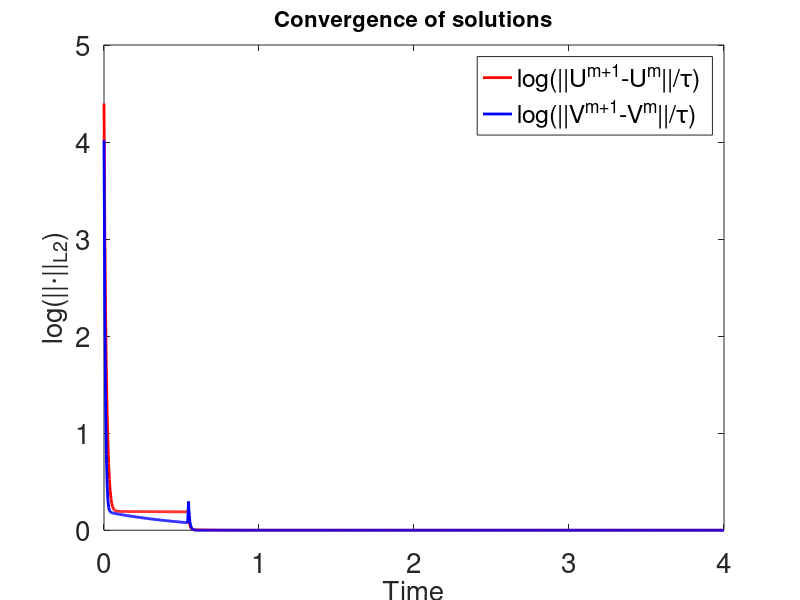

Here is the MATLAB script that generated this plot:
%% This script solves schnakenberg reaction kinetics on a fixed square.
% Wakil Sarfaraz   30/11/15

tic
clear all; close all; clc;
xmax = 1;
tm = 4;
dt = .005;
M = tm/dt;
du = .1;
dv = .1;
a = .1;
b = 1.2;
gam = 1;
eps = .25;
N =64; 
X = linspace(0,xmax,N+1);
T = linspace(0,tm,M+1); 
[x, y] = meshgrid(X,X);                        
x =x(:);  
y =y(:);  
NNODES = (N+1)^2;
U = zeros(NNODES,1);
V = zeros(NNODES,1); 
NTRI = 2*N^2;  
LNODES = zeros(NTRI,3); 
for i = 1:N
    for j = 1: N
        LNODES(i+2*(j-1)*N,1) = i+(j-1)*(N+1);
        LNODES(i+2*(j-1)*N,2) = i+j*(N+1);  
        LNODES(i+2*(j-1)*N,3) = (i+1)+(j-1)*(N+1); 
        
        LNODES(i+N+2*(j-1)*N,1) = i+1+j*(N+1); 
        LNODES(i+N+2*(j-1)*N,2) = (i+1)+(j-1)*(N+1);
        LNODES(i+N+2*(j-1)*N,3) = i+j*(N+1);
                                   
    end
end
for i = 1 : NNODES
    
        U(i) = a + b +0.05*(cos(6*pi*(x(i)))*cos(6*pi*y(i)));
    V(i) = b/(a+b)^2+0.05*(cos(6*pi*x(i))*cos(6*pi*x(i)));
% 
%     U(i) = a + b +0.001*(cos(4*pi*(x(i)))*cos(4*pi*y(i)));
%     V(i) = b/(a+b)^2+0.001*(cos(4*pi*x(i))*cos(4*pi*x(i)));

% U(i) = 0.919145 + 0.0016*cos(4*pi*(x(i)+y(i)))+0.01*(cos(1*pi*x(i))+...
%     cos(2*pi*x(i))+cos(3*pi*x(i))+cos(4*pi*x(i))+cos(5*pi*x(i))+...
%     cos(6*pi*x(i))+cos(7*pi*x(i))+cos(8*pi*x(i)));
% V(i) = 0.937903 + 0.0016*cos(4*pi*(x(i)+y(i)))+0.01*(cos(1*pi*x(i))+...
%     cos(2*pi*x(i))+cos(3*pi*x(i))+cos(4*pi*x(i))+cos(5*pi*x(i))+...
%     cos(6*pi*x(i))+cos(7*pi*x(i))+cos(8*pi*x(i)));

% U(i) = a + b + 0.0016*cos(6*pi*(x(i)+y(i)))+.001*(cos(1*pi*x(i))+...
%     cos(2*pi*x(i))+cos(3*pi*x(i))+cos(4*pi*x(i))+cos(5*pi*x(i))+...
%     cos(6*pi*x(i))+cos(7*pi*x(i))+cos(8*pi*x(i)));
% V(i) = b/(a+b)^2 + 0.0016*cos(6*pi*(x(i)+y(i)))+.001*(cos(1*pi*x(i))+...
%     cos(2*pi*x(i))+cos(3*pi*x(i))+cos(4*pi*x(i))+cos(5*pi*x(i))+...
%     cos(6*pi*x(i))+cos(7*pi*x(i))+cos(8*pi*x(i)));

end
SPSM = sparse(NNODES, NNODES);
SPMM = sparse(NNODES, NNODES);
SPC = sparse(NNODES,NNODES);
SPD =sparse (NNODES,NNODES);

A = zeros(NNODES,1);


RHSU = zeros(NNODES,1);         
RHSV = zeros(NNODES,1);

for n = 1: NTRI
    r1 = [x(LNODES(n,1)) y(LNODES(n,1))];
    r2 = [x(LNODES(n,2)) y(LNODES(n,2))];
    r3 = [x(LNODES(n,3)) y(LNODES(n,3))];
    J = [r2(1)-r1(1) r2(2)-r1(2); r3(1)-r1(1) r3(2)-r1(2)]; 
StiffL = (1/(2*det(J)))* [(r2-r3)*(r2-r3)' (r2-r3)*(r3-r1)' (r2-r3)*(r1-r2)';...
           (r2-r3)*(r3-r1)' (r3-r1)*(r3-r1)' (r3-r1)*(r1-r2)';...
           (r2-r3)*(r1-r2)' (r3-r1)*(r1-r2)' (r1-r2)*(r1-r2)'];
       ksi = [0 1/2]';
       eta = [0 1/2]';
       xx = [(1-ksi(1)-eta(1))*r1(1)+ksi(1)*r2(1)+eta(1)*r3(1) (1-ksi(2)-eta(2))*r1(1)+ksi(2)*r2(1)+eta(2)*r3(1)]';
       yy = [(1-ksi(1)-eta(1))*r1(2)+ksi(1)*r2(2)+eta(1)*r3(2) (1-ksi(2)-eta(2))*r1(2)+ksi(2)*r2(2)+eta(2)*r3(2)]';
 MassL = det(J)*[1/12 1/24 1/24; 1/24 1/12 1/24; 1/24 1/24 1/12];
 CL = det(J)/360*[12*U(LNODES(n,1))*V(LNODES(n,1))+3*(U(LNODES(n,1))*V(LNODES(n,2))+U(LNODES(n,2))*V(LNODES(n,1))+...
     U(LNODES(n,1))*V(LNODES(n,3))+U(LNODES(n,3))*V(LNODES(n,1)))+2*(U(LNODES(n,2))*V(LNODES(n,2))+U(LNODES(n,3))*V(LNODES(n,3)))+...
     U(LNODES(n,2))*V(LNODES(n,3))+U(LNODES(n,3))*V(LNODES(n,2)) 3*(U(LNODES(n,1))*V(LNODES(n,1))+U(LNODES(n,2))*V(LNODES(n,2)))+...
     2*(U(LNODES(n,1))*V(LNODES(n,2))+U(LNODES(n,2))*V(LNODES(n,1)))+V(LNODES(n,3))*(U(LNODES(n,1))+U(LNODES(n,2))+U(LNODES(n,3)))+...
     U(LNODES(n,3))*(V(LNODES(n,1))+V(LNODES(n,2))) 3*(U(LNODES(n,1))*V(LNODES(n,1))+U(LNODES(n,3))*V(LNODES(n,3)))+2*...
     (U(LNODES(n,1))*V(LNODES(n,3))+U(LNODES(n,3))*V(LNODES(n,1)))+V(LNODES(n,2))*(U(LNODES(n,1))+U(LNODES(n,2))+U(LNODES(n,3)))+...
     U(LNODES(n,2))*(V(LNODES(n,1))+V(LNODES(n,3))); 3*(U(LNODES(n,1))*V(LNODES(n,1))+U(LNODES(n,2))*V(LNODES(n,2)))+...
     2*(U(LNODES(n,1))*V(LNODES(n,2))+U(LNODES(n,2))*V(LNODES(n,1)))+V(LNODES(n,3))*(U(LNODES(n,1))+U(LNODES(n,2))+U(LNODES(n,3)))+...
     U(LNODES(n,3))*(V(LNODES(n,1))+V(LNODES(n,2))) 12*U(LNODES(n,2))*V(LNODES(n,2))+3*(U(LNODES(n,1))*V(LNODES(n,2))+U(LNODES(n,2))*V(LNODES(n,1))+...
     U(LNODES(n,2))*V(LNODES(n,3))+U(LNODES(n,3))*V(LNODES(n,2)))+2*(U(LNODES(n,1))*V(LNODES(n,1))+U(LNODES(n,3))*V(LNODES(n,3)))+...
     U(LNODES(n,1))*V(LNODES(n,3))+U(LNODES(n,3))*V(LNODES(n,1)) 3*(U(LNODES(n,2))*V(LNODES(n,2))+U(LNODES(n,3))*V(LNODES(n,3)))+...
     2*(U(LNODES(n,2))*V(LNODES(n,3))+U(LNODES(n,3))*V(LNODES(n,2)))+V(LNODES(n,1))*(U(LNODES(n,1))+U(LNODES(n,2))+U(LNODES(n,3)))+...
     U(LNODES(n,1))*(V(LNODES(n,2))+V(LNODES(n,3))); 3*(U(LNODES(n,1))*V(LNODES(n,1))+U(LNODES(n,3))*V(LNODES(n,3)))+2*...
     (U(LNODES(n,1))*V(LNODES(n,3))+U(LNODES(n,3))*V(LNODES(n,1)))+V(LNODES(n,2))*(U(LNODES(n,1))+U(LNODES(n,2))+U(LNODES(n,3)))+...
     U(LNODES(n,2))*(V(LNODES(n,1))+V(LNODES(n,3))) 3*(U(LNODES(n,2))*V(LNODES(n,2))+U(LNODES(n,3))*V(LNODES(n,3)))+...
     2*(U(LNODES(n,2))*V(LNODES(n,3))+U(LNODES(n,3))*V(LNODES(n,2)))+V(LNODES(n,1))*(U(LNODES(n,1))+U(LNODES(n,2))+U(LNODES(n,3)))+...
     U(LNODES(n,1))*(V(LNODES(n,2))+V(LNODES(n,3))) 12*U(LNODES(n,3))*V(LNODES(n,3))+3*(U(LNODES(n,1))*V(LNODES(n,3))+...
     U(LNODES(n,3))*V(LNODES(n,1))+U(LNODES(n,2))*V(LNODES(n,3))+U(LNODES(n,3))*V(LNODES(n,2)))+2*(U(LNODES(n,1))*V(LNODES(n,1))+...
     U(LNODES(n,2))*V(LNODES(n,2)))+U(LNODES(n,1))*V(LNODES(n,2))+U(LNODES(n,2))*V(LNODES(n,1))];
DL = det(J)/360*[12*U(LNODES(n,1))^2+6*(U(LNODES(n,1))*U(LNODES(n,2))+U(LNODES(n,1))*U(LNODES(n,3)))+2*(U(LNODES(n,2))^2+...
    U(LNODES(n,3))^2+U(LNODES(n,2))*U(LNODES(n,3))) 4*U(LNODES(n,1))*U(LNODES(n,2))+3*(U(LNODES(n,1))^2+U(LNODES(n,2))^2)+...
    2*(U(LNODES(n,1))*U(LNODES(n,3))+U(LNODES(n,2))*U(LNODES(n,3)))+U(LNODES(n,3))^2 4*U(LNODES(n,1))*U(LNODES(n,3))+...
    3*(U(LNODES(n,1))^2+U(LNODES(n,3))^2)+2*(U(LNODES(n,1))*U(LNODES(n,2))+U(LNODES(n,2))*U(LNODES(n,3)))+...
    U(LNODES(n,2))^2; 4*U(LNODES(n,1))*U(LNODES(n,2))+3*(U(LNODES(n,1))^2+U(LNODES(n,2))^2)+...
    2*(U(LNODES(n,1))*U(LNODES(n,3))+U(LNODES(n,2))*U(LNODES(n,3)))+U(LNODES(n,3))^2 12*U(LNODES(n,2))^2+...
    6*(U(LNODES(n,1))*U(LNODES(n,2))+U(LNODES(n,2))*U(LNODES(n,3)))+2*(U(LNODES(n,1))^2+U(LNODES(n,3))^2+...
    U(LNODES(n,1))*U(LNODES(n,3))) 4*U(LNODES(n,2))*U(LNODES(n,3))+3*(U(LNODES(n,2))^2+U(LNODES(n,3))^2)+...
    2*(U(LNODES(n,1))*U(LNODES(n,2))+U(LNODES(n,1))*U(LNODES(n,3)))+U(LNODES(n,1))^2; 4*U(LNODES(n,1))*U(LNODES(n,3))+...
    3*(U(LNODES(n,1))^2+U(LNODES(n,3))^2)+2*(U(LNODES(n,1))*U(LNODES(n,2))+U(LNODES(n,2))*U(LNODES(n,3)))+...
    U(LNODES(n,2))^2 4*U(LNODES(n,2))*U(LNODES(n,3))+3*(U(LNODES(n,2))^2+U(LNODES(n,3))^2)+...
    2*(U(LNODES(n,1))*U(LNODES(n,2))+U(LNODES(n,1))*U(LNODES(n,3)))+U(LNODES(n,1))^2 12*U(LNODES(n,3))^2+...
    6*(U(LNODES(n,1))*U(LNODES(n,3))+U(LNODES(n,2))*U(LNODES(n,3)))+2*(U(LNODES(n,1))^2+U(LNODES(n,2))^2+...
    U(LNODES(n,1))*U(LNODES(n,2)))];
 AL = det(J)/6*[1;1;1];
       for i = 1 : 3 
           for j = 1:3  
               SPSM(LNODES(n,i),LNODES(n,j)) =SPSM(LNODES(n,i),LNODES(n,j))+ StiffL(i,j);
               SPMM(LNODES(n,i),LNODES(n,j)) =SPMM(LNODES(n,i),LNODES(n,j))+ MassL(i,j);
               SPC(LNODES(n,i),LNODES(n,j)) =  SPC(LNODES(n,i),LNODES(n,j))+ CL(i,j);
               SPD(LNODES(n,i),LNODES(n,j)) =  SPD(LNODES(n,i),LNODES(n,j))+ DL(i,j);
           end
       end
       for l = 1 : 3
           A(LNODES(n,l)) = A(LNODES(n,l))+AL(l);
       end   
end



% for i = 1: NNODES
%     if (x(i)==0 || x(i)==xmax || y(i)==0 || y(i)==xmax)
%         RHSU(i) = 1;
%         RHSV(i) = 1;
%         TMatrixU(i,:) = 0;
%         TMatrixV(i,:) = 0;
%         TMatrixU(i,i) = 1;
%         TMatrixV(i,i) = 1;
%     end
% 
% end

%Neumann B.C
for i = 1 : NTRI
    if(x(LNODES(i,1))==0 || x(LNODES(i,2))==0 ||  x(LNODES(i,3))==0)
        U(LNODES(i,3))=U(LNODES(i,1));
    elseif(x(LNODES(i,1))==xmax || x(LNODES(i,2))==xmax ||  x(LNODES(i,3))==xmax)
        U(LNODES(i,1))=U(LNODES(i,3));
    elseif(y(LNODES(i,1))==0 || y(LNODES(i,2))==0 ||  y(LNODES(i,3))==0)
        U(LNODES(i,2))=U(LNODES(i,1));
    elseif(y(LNODES(i,1))==xmax || y(LNODES(i,2))==xmax ||  y(LNODES(i,3))==xmax)
        U(LNODES(i,1))=U(LNODES(i,2));
    end
end

 TMatrixU =  SPMM+dt*du*SPSM;
 TMatrixV =  SPMM+dt*dv*SPSM;
MatrixU = zeros(length(T),length(U));
MatrixV = zeros(length(T),length(V));
for j = 1:M+1
if(T(j)>=tm/5-eps && T(j)<=tm/5+eps)
    a = b*T(j);
      b = a*T(j);
 gam =.03*gam*T(j);
%     gam = 4*T(j)*gam*exp(abs((tm/4-T(j))^2));
    RHSU = (SPMM-dt*gam*SPMM+dt*gam*SPC)*U+dt*gam*a*A;
    RHSV = (SPMM-gam*dt*SPD)*V+dt*gam*b*A;
    U = TMatrixU\RHSU;
    V = TMatrixV\RHSV;
    MatrixU(j,:)= U;
    MatrixV(j,:)= V;
end
    
% else if (T(j)>=tm/2-eps && T(j)<=tm/2+eps)
% %     a = a*T(j);
% %     b = b*exp((T(j)-tm/2)^2);
% %      gam = gam*exp(-((T(j)-tm/2-eps)^2)/T(j));
% gam = gam*T(j);
%     RHSU = SPMM*U+dt*gam*a*A;
%     RHSV = SPMM*V+dt*gam*b*A;
%     U = TMatrixU\RHSU;
%     V = TMatrixV\RHSV;
%     MatrixU(j,:)= U;
%     MatrixV(j,:)= V;
% else if (T(j)>=3*tm/4-eps && T(j)<=3*tm/4+eps)
% %     a = a*T(j);
% %     b = b*exp(-(T(j)-3*tm/4)^2);
% %     gam = T(j)*gam/exp(-abs((T(j)-3*tm/4)^2));
% gam = gam/T(j);
%     RHSU = SPMM*U+dt*gam*a*A;
%     RHSV = SPMM*V+dt*gam*b*A;
%     U = TMatrixU\RHSU;
%     V = TMatrixV\RHSV;
%     MatrixU(j,:)= U;
%     MatrixV(j,:)= V;
% %  
%     end
%     end
% end
% a = 0.1;
% b = 0.9;

    RHSU = (SPMM-dt*gam*SPMM+dt*gam*SPC)*U+dt*gam*a*A;
    RHSV = (SPMM-gam*dt*SPD)*V+dt*gam*b*A;
    U = TMatrixU\RHSU;
    V = TMatrixV\RHSV;
    MatrixU(j,:)=U;
    MatrixV(j,:)=V;
% figure(1)
% trisurf(LNODES,x,y,U(:,:))
% % colorbar
% shading interp
% xlabel('x','fontsize',20) 
% xlim([0 xmax])
% ylim([0 xmax])
% view(2)
% ylabel('y','fontsize',20)
% zlabel('u & v','fontsize',16)
% title(['Evolution of u at t= ',num2str(T(j))],'fontsize',18)
% title(['Evolution of u at t = 0.1'],'fontsize',18)
% axis equal tight



pause(1e-10) 

end

% 
% figure(1)
% trisurf(LNODES,x,y,1/abs(max(U)-200)*U)
% title('Solution U at t = 10','fontsize',18)
% colorbar
% shading interp
% xlabel('x','fontsize',20) 
% xlim([0 xmax])
% ylim([0 xmax])
% view(2)
% ylabel('y','fontsize',20)
% axis equal tight
%   set(findobj('type','legend'),'fontsize',18)
% set(findobj('type','axes'),'fontsize',18)
 

%figure(2)
L2U = zeros(length(T),1);
L2V = zeros(length(T),1);

for k = 1: length(T)-1
   if (k>=1 && k<=30)
    L2U(k) = sqrt(sum(abs(MatrixU(k+1,:)-MatrixU(k,:)).^2)/(T(j)-T(j-1)));
    L2V(k) = sqrt(sum(abs(MatrixV(k+1,:)-MatrixV(k,:)).^2)/(T(j)-T(j-1)));
   end
    L2U(k) = sqrt(sum(abs(MatrixU(k+1,:)-MatrixU(k,:)).^2)/(T(j)-T(j-1)));
    L2V(k) = sqrt(sum(abs(MatrixV(k+1,:)-MatrixV(k,:)).^2)/(T(j)-T(j-1)));
end

L2U(length(T))=L2U(length(T)-1);
L2V(length(T))=L2V(length(T)-1);
figure(1)
plot(T,L2U,'LineWidth',2,'color','r')

hold on
plot(T,L2V,'LineWidth',2,'color','b')
set(findobj('type','legend'),'fontsize',20)
set(findobj('type','axes'),'fontsize',20)
legend('log(||U^{m+1}-U^m||/\tau)','log(||V^{m+1}-V^m||/\tau)','Location','NorthEast')
xlabel('Time','fontsize',20)
ylabel('log(||\cdot||_L_2)','fontsize',20)
title('Convergence of solutions','fontsize',16)

toc